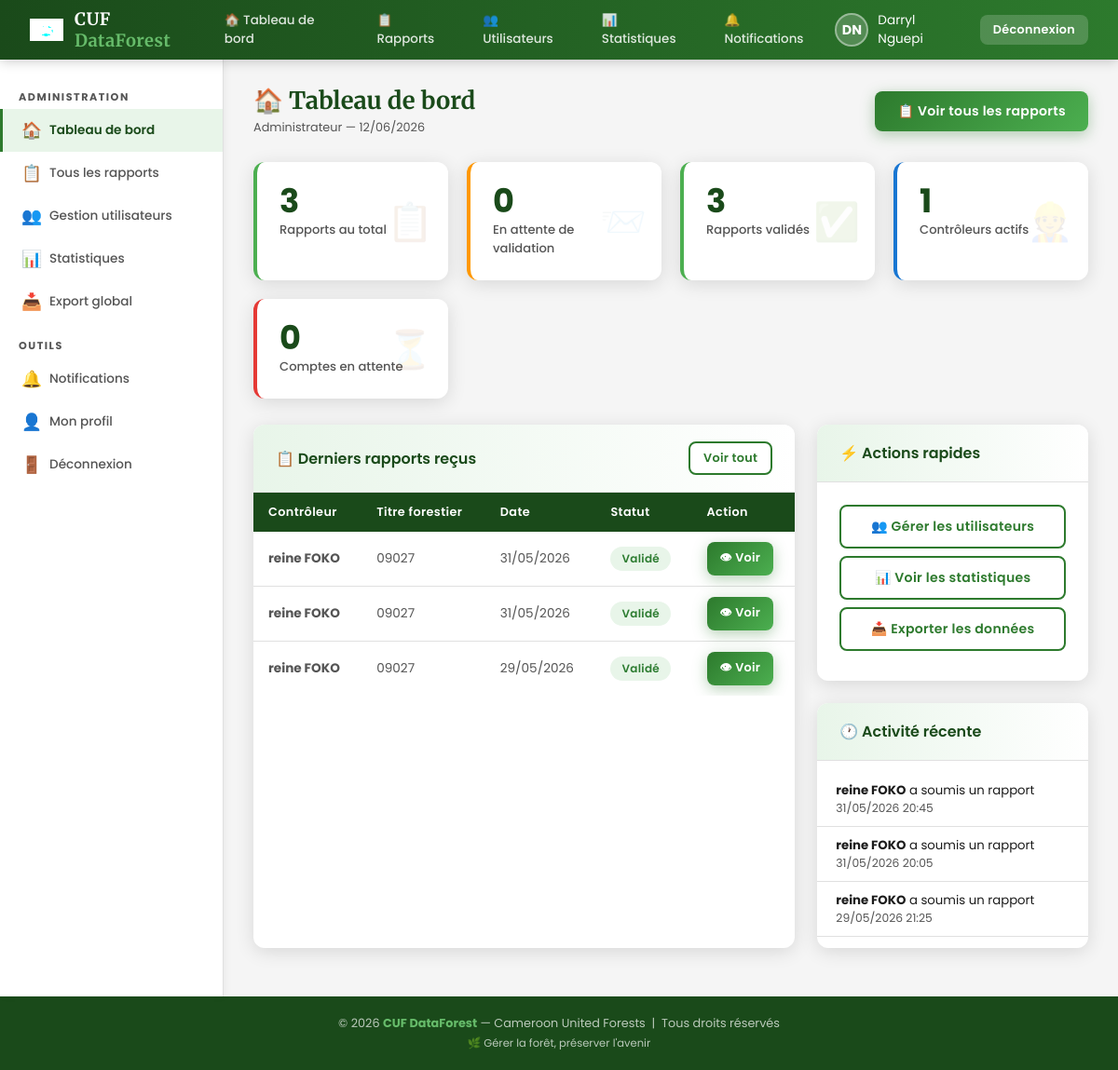
/dashboard_admin.php (signed in), run on the app's committed database.
### tables this page shows
CREATE TABLE `rapports` (
  `id` int(11) NOT NULL,
  `controleur_id` int(11) NOT NULL,
  `titre` varchar(200) DEFAULT NULL,
  `titre_forestier` varchar(100) DEFAULT NULL,
  `aac` varchar(50) DEFAULT NULL,
  `date_rapport` date NOT NULL,
  `statut` enum('brouillon','soumis','validé','rejeté') DEFAULT 'brouillon',
  `avis_global` text DEFAULT NULL,
  `note_globale` decimal(5,2) DEFAULT NULL,
  `date_soumission` datetime DEFAULT NULL,
  `date_validation` datetime DEFAULT NULL,
  `admin_id` int(11) DEFAULT NULL,
  `commentaire_admin` text DEFAULT NULL,
  `pdf_path` varchar(255) DEFAULT NULL,
  `date_creation` datetime DEFAULT current_timestamp()
);

CREATE TABLE `users` (
  `id` int(11) NOT NULL,
  `nom` varchar(100) NOT NULL,
  `prenom` varchar(100) NOT NULL,
  `email` varchar(150) NOT NULL,
  `password` varchar(255) NOT NULL,
  `role` enum('administrateur','controleur') NOT NULL DEFAULT 'controleur',
  `titre_forestier` varchar(100) DEFAULT NULL,
  `aac` varchar(50) DEFAULT NULL,
  `statut` enum('actif','inactif','en_attente') DEFAULT 'en_attente',
  `date_creation` datetime DEFAULT current_timestamp(),
  `derniere_connexion` datetime DEFAULT NULL
);

### dashboard_admin.php (the view, shortened to what this page needs)
<?php
$db = getDB();
$stats = [];
$stats['total_rapports']  = $db->query("SELECT COUNT(*) FROM rapports")->fetch_row()[0];
$stats['rapports_soumis'] = $db->query("SELECT COUNT(*) FROM rapports WHERE statut='soumis'")->fetch_row()[0];
$stats['rapports_valides']= $db->query("SELECT COUNT(*) FROM rapports WHERE statut='validé'")->fetch_row()[0];
$stats['controleurs']     = $db->query("SELECT COUNT(*) FROM users WHERE role='controleur' AND statut='actif'")->fetch_row()[0];
$stats['en_attente']      = $db->query("SELECT COUNT(*) FROM users WHERE statut='en_attente'")->fetch_row()[0];
$rapports = $db->query("
    SELECT r.*, u.nom, u.prenom, u.titre_forestier
    FROM rapports r
    JOIN users u ON r.controleur_id = u.id
    ORDER BY r.date_creation DESC
    LIMIT 10
")->fetch_all(MYSQLI_ASSOC);
$activite = $db->query("
    SELECT r.*, u.nom, u.prenom
    FROM rapports r
    JOIN users u ON r.controleur_id = u.id
    WHERE r.date_soumission IS NOT NULL
    ORDER BY r.date_soumission DESC
    LIMIT 5
")->fetch_all(MYSQLI_ASSOC);
include 'includes/header.php';
?>
<div class="page-header">
    <div>
        <h1 class="page-title">🏠 Tableau de bord</h1>
        <div class="breadcrumb">Administrateur — <?= date('d/m/Y') ?></div>
    </div>
    <a href="pages/rapports_admin.php" class="btn btn-primary">📋 Voir tous les rapports</a>
</div>
<div class="stats-grid">
    <div class="stat-card fade-in" data-icon="📋">
        <div class="stat-number"><?= $stats['total_rapports'] ?></div>
        <div class="stat-label">Rapports au total</div>
    </div>
    <div class="stat-card orange fade-in" data-icon="📨">
        <div class="stat-number"><?= $stats['rapports_soumis'] ?></div>
        <div class="stat-label">En attente de validation</div>
    </div>
    <div class="stat-card fade-in" data-icon="✅">
        <div class="stat-number"><?= $stats['rapports_valides'] ?></div>
        <div class="stat-label">Rapports validés</div>
    </div>
    <div class="stat-card bleu fade-in" data-icon="👷">
        <div class="stat-number"><?= $stats['controleurs'] ?></div>
        <div class="stat-label">Contrôleurs actifs</div>
    </div>
    <div class="stat-card rouge fade-in" data-icon="⏳">
        <div class="stat-number"><?= $stats['en_attente'] ?></div>
        <div class="stat-label">Comptes en attente</div>
    </div>
</div>
<div style="display:grid;grid-template-columns:2fr 1fr;gap:24px;">
    <div class="card fade-in">
        <div class="card-header">
            <span class="card-title">📋 Derniers rapports reçus</span>
            <a href="pages/rapports_admin.php" class="btn btn-sm btn-secondary">Voir tout</a>
        </div>
        <div class="card-body" style="padding:0;">
            <div class="table-wrapper">
                <table>
                    <thead>
                        <tr>
                            <th>Contrôleur</th>
                            <th>Titre forestier</th>
                            <th>Date</th>
                            <th>Statut</th>
                            <th>Action</th>
                        </tr>
                    </thead>
                    <tbody>
                    <?php foreach ($rapports as $r): ?>
                        <tr>
                            <td><strong><?= htmlspecialchars($r['prenom'] . ' ' . $r['nom']) ?></strong></td>
                            <td><?= htmlspecialchars($r['titre_forestier'] ?? '-') ?></td>
                            <td><?= date('d/m/Y', strtotime($r['date_rapport'])) ?></td>
                            <td>
                                <?php
                                $badges = [
                                    'brouillon' => 'secondary',
                                    'soumis'    => 'warning',
                                    'validé'    => 'success',
                                    'rejeté'    => 'danger',
                                ];
                                $b = $badges[$r['statut']] ?? 'secondary';
                                ?>
                                <span class="badge badge-<?= $b ?>"><?= ucfirst($r['statut']) ?></span>
                            </td>
                            <td>
                                <a href="pages/rapport_detail.php?id=<?= $r['id'] ?>" class="btn btn-sm btn-primary">👁 Voir</a>
                            </td>
                        </tr>
                    <?php endforeach; ?>
                    </tbody>
                </table>
            </div>
        </div>
    </div>
    <div>
        <div class="card fade-in">
            <div class="card-header">
                <span class="card-title">⚡ Actions rapides</span>
            </div>
            <div class="card-body">
                <a href="pages/utilisateurs.php" class="btn btn-secondary btn-block mb-1">👥 Gérer les utilisateurs</a>
                <a href="pages/statistiques.php" class="btn btn-secondary btn-block mb-1">📊 Voir les statistiques</a>
                <a href="pages/export_global.php" class="btn btn-secondary btn-block mb-1">📥 Exporter les données</a>
            </div>
        </div>
        <div class="card fade-in">
            <div class="card-header">
                <span class="card-title">🕐 Activité récente</span>
            </div>
            <div class="card-body" style="padding:12px 0;">
                <?php foreach ($activite as $a): ?>
                <div style="padding:10px 20px;border-bottom:1px solid var(--gris-moyen);font-size:0.83rem;">
                    <strong><?= htmlspecialchars($a['prenom'] . ' ' . $a['nom']) ?></strong>
                    a soumis un rapport
                    <div style="color:var(--gris-texte);font-size:0.77rem;"><?= date('d/m/Y H:i', strtotime($a['date_soumission'])) ?></div>
                </div>
                <?php endforeach; ?>
            </div>
        </div>
    </div>
</div>
<?php include 'includes/footer.php'; ?>

### css/style.css (style rules this page uses)
:root { --vert-fonce: #1a4a1a; --vert-moyen: #2d7a2d; --vert-clair: #4caf50; --vert-pale: #e8f5e9; --vert-accent: #66bb6a; --blanc: #ffffff; --gris-clair: #f5f5f5; --gris-moyen: #e0e0e0; --gris-texte: #555555; --noir-doux: #1c1c1c; --orange-alerte:#ff9800; --rouge: #e53935; --bleu-info: #1976d2; --ombre: 0 4px 20px rgba(0,0,0,0.12); --ombre-forte: 0 8px 32px rgba(0,0,0,0.18); --radius: 12px; --radius-sm: 8px; --transition: all 0.3s ease; }
* { margin: 0; padding: 0; box-sizing: border-box; }
body { font-family: 'Poppins', sans-serif; background: var(--gris-clair); color: var(--noir-doux); min-height: 100vh; }
.btn { padding: 11px 24px; border: none; border-radius: var(--radius-sm); font-family: 'Poppins', sans-serif; font-size: 0.88rem; font-weight: 600; cursor: pointer; transition: var(--transition); display: inline-flex; align-items: center; gap: 8px; text-decoration: none; letter-spacing: 0.3px; }
.btn-primary { background: linear-gradient(135deg, var(--vert-moyen), var(--vert-clair)); color: white; box-shadow: 0 4px 15px rgba(45,122,45,0.35); }
.btn-secondary { background: white; color: var(--vert-moyen); border: 2px solid var(--vert-moyen); }
.btn-sm { padding: 7px 14px; font-size: 0.8rem; }
.btn-block { width: 100%; justify-content: center; }
.page-header { margin-bottom: 28px; display: flex; align-items: center; justify-content: space-between; flex-wrap: wrap; gap: 12px; }
.page-title { font-family: 'Merriweather', serif; font-size: 1.6rem; color: var(--vert-fonce); display: flex; align-items: center; gap: 10px; }
.breadcrumb { font-size: 0.8rem; color: var(--gris-texte); margin-top: 4px; }
.stats-grid { display: grid; grid-template-columns: repeat(auto-fit, minmax(200px, 1fr)); gap: 20px; margin-bottom: 28px; }
.stat-card { background: white; border-radius: var(--radius); padding: 24px; box-shadow: var(--ombre); border-left: 4px solid var(--vert-clair); transition: var(--transition); position: relative; overflow: hidden; }
.stat-card::after { content: attr(data-icon); position: absolute; right: 16px; top: 50%; transform: translateY(-50%); font-size: 2.5rem; opacity: 0.1; }
.stat-card.orange { border-left-color: var(--orange-alerte); }
.stat-card.rouge { border-left-color: var(--rouge); }
.stat-card.bleu { border-left-color: var(--bleu-info); }
.stat-number { font-size: 2.2rem; font-weight: 700; color: var(--vert-fonce); line-height: 1; margin-bottom: 4px; }
.stat-label { font-size: 0.82rem; color: var(--gris-texte); font-weight: 500; }
.card { background: white; border-radius: var(--radius); box-shadow: var(--ombre); overflow: hidden; margin-bottom: 24px; }
.card-header { padding: 18px 24px; border-bottom: 1px solid var(--gris-moyen); display: flex; align-items: center; justify-content: space-between; background: linear-gradient(90deg, var(--vert-pale), white); }
.card-title { font-size: 1rem; font-weight: 600; color: var(--vert-fonce); display: flex; align-items: center; gap: 8px; }
.card-body { padding: 24px; }
.table-wrapper { overflow-x: auto; }
table { width: 100%; border-collapse: collapse; font-size: 0.85rem; }
thead th { background: var(--vert-fonce); color: white; padding: 12px 16px; text-align: left; font-weight: 600; font-size: 0.8rem; letter-spacing: 0.4px; white-space: nowrap; }
thead th:first-child { border-radius: 0; }
tbody tr { border-bottom: 1px solid var(--gris-moyen); transition: var(--transition); }
tbody tr:last-child { border-bottom: none; }
td { padding: 11px 16px; color: var(--gris-texte); vertical-align: middle; }
.badge { display: inline-block; padding: 4px 12px; border-radius: 20px; font-size: 0.75rem; font-weight: 600; letter-spacing: 0.3px; }
.badge-success { background: #e8f5e9; color: #2e7d32; }
.mb-1 { margin-bottom: 8px; }
.fade-in { animation: fadeIn 0.4s ease forwards; }

### data on the page
rapports: controleur.nom "reine FOKO", controleur.titre_forestier "09027", date_rapport "31/05/2026", statut "Validé", date_soumission "31/05/2026 20:45"
rapports: controleur.nom "reine FOKO", controleur.titre_forestier "09027", date_rapport "31/05/2026", statut "Validé", date_soumission "31/05/2026 20:05"
rapports: controleur.nom "reine FOKO", controleur.titre_forestier "09027", date_rapport "29/05/2026", statut "Validé", date_soumission "29/05/2026 21:25"

### other printed values
$initiales "DN"
$stats['total_rapports'] "3"
$stats['rapports_soumis'] "0"
$stats['rapports_valides'] "3"
$stats['controleurs'] "1"
$stats['en_attente'] "0"
